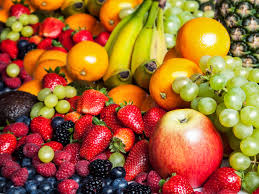
#> input picture ImageProcessing/images/f1.jpg, 259 x 194 px
$ python class1.py
#> lines starting #> are read from the running program, lines starting #| are printed output that depends on the picture
import cv2
import numpy as np

#Read an image
img=cv2.imread("images/f1.jpg")
#> img is the input picture: shape (194, 259, 3); mean B, G, R 49.7, 102, 162.7
print(img)
#> (printed output is left out)
cv2.imshow("window",img)
#to hold for an image
cv2.waitKey(0)
#changing into an grayscale image
img_gray=cv2.cvtColor(img,cv2.COLOR_BGR2GRAY)
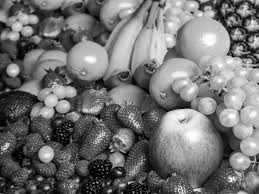
#> img_gray: shape (194, 259); min 0, max 255, mean 114.2
cv2.imshow("window",img_gray)
cv2.waitKey(0)
#playing with an image
#I am converting blue=0
img[:,:,0]=0
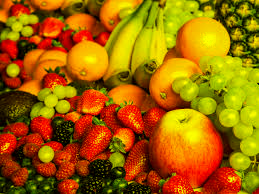
#> img: shape (194, 259, 3); mean B, G, R 0, 102, 162.7
cv2.imshow("window",img)
cv2.waitKey(0)
#image Stacking

blue=img[:,:,0]
#> blue: shape (194, 259); every value is 0
green=img[:,:,1]
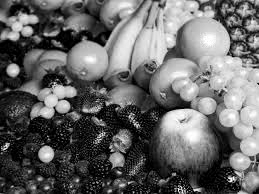
#> green: shape (194, 259); min 0, max 255, mean 102
red=img[:,:,2]
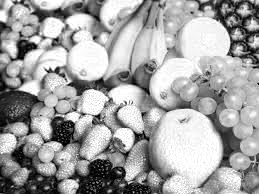
#> red: shape (194, 259); min 0, max 255, mean 162.7
#> (the run stopped early here; a loop or call above may not have finished)
